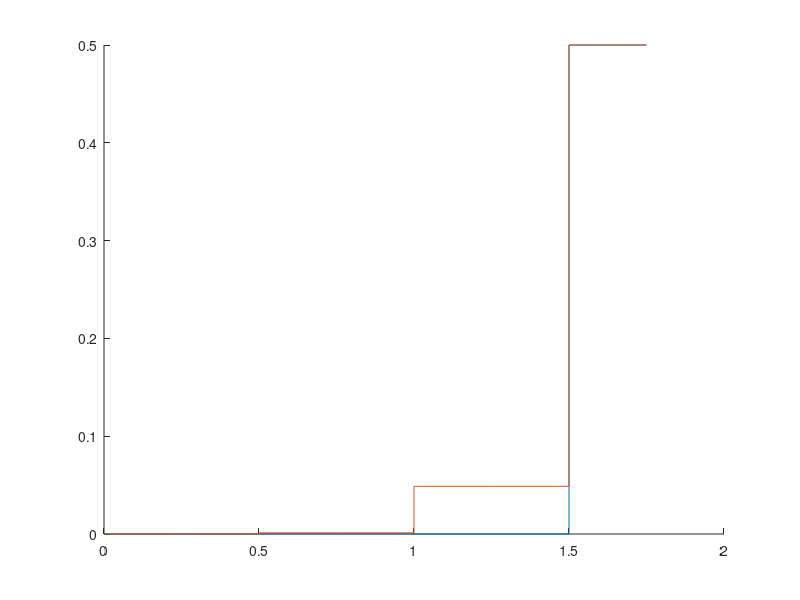

Here is the MATLAB script that generated this plot:
%% Lax Friderichs a la main
clear 
close all
format long

% Initialisation and parameters
T = 15;
Dx = 0.25; a = 0.03; CFL = 0.9;
X1 = 0+Dx/2:Dx:2-Dx/2;
B0 = 0.5*(X1>1);
BS = 0.5*(X1>1+T*a);

% Time matter
Dt = CFL*Dx/a;
tt = 0:Dt:T;
nn = 1:length(tt)-1;



f = @(u) a*u;
F = @(um,up) 0.5*(f(um)+f(up)-Dx/Dt*(up-um));

B = B0;

%% Loop
for n = nn
    BM = [0 B(1:end-1)];
    BP = [B(2:end) 0.5];
    B = B-Dt/Dx*(F(B,BP)-F(BM,B));
end

B1 = B;
e = Dx*sum(abs(BS-B1))

hold on
stairs(X1-Dx/2,BS)
stairs(X1-Dx/2,B1)
hold off